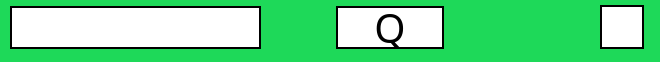
       <widget class="QWidget" name="key5" native="true">
        <property name="sizePolicy">
         <sizepolicy hsizetype="Preferred" vsizetype="Fixed">
          <horstretch>0</horstretch>
          <verstretch>0</verstretch>
         </sizepolicy>
        </property>
        <property name="minimumSize">
         <size>
          <width>0</width>
          <height>55</height>
         </size>
        </property>
        <property name="maximumSize">
         <size>
          <width>16777215</width>
          <height>90</height>
         </size>
        </property>
        <property name="cursor">
         <cursorShape>PointingHandCursor</cursorShape>
        </property>
        <property name="styleSheet">
         <string notr="true">background-color: rgb(30, 217, 89);
</string>
        </property>
        <widget class="QLineEdit" name="game_command5">
         <property name="geometry">
          <rect>
           <x>10</x>
           <y>6</y>
           <width>251</width>
           <height>43</height>
          </rect>
         </property>
         <property name="sizePolicy">
          <sizepolicy hsizetype="Expanding" vsizetype="Preferred">
           <horstretch>0</horstretch>
           <verstretch>0</verstretch>
          </sizepolicy>
         </property>
         <property name="minimumSize">
          <size>
           <width>0</width>
           <height>43</height>
          </size>
         </property>
         <property name="maximumSize">
          <size>
           <width>16777215</width>
           <height>16777215</height>
          </size>
         </property>
         <property name="font">
          <font>
           <family>Berlin Sans FB</family>
           <pointsize>20</pointsize>
          </font>
         </property>
         <property name="styleSheet">
          <string notr="true">background-color: rgb(255, 255, 255);
color: rgb(0, 0, 0);
border-style: solid;
border-width: 2px;
border-color: black;</string>
         </property>
         <property name="inputMask">
          <string notr="true"/>
         </property>
         <property name="maxLength">
          <number>16</number>
         </property>
        </widget>
        <widget class="QLabel" name="key_5_name">
         <property name="geometry">
          <rect>
           <x>336</x>
           <y>6</y>
           <width>108</width>
           <height>43</height>
          </rect>
         </property>
         <property name="font">
          <font>
           <family>Berlin Sans FB</family>
           <pointsize>30</pointsize>
          </font>
         </property>
         <property name="styleSheet">
          <string notr="true">background-color: rgb(255, 255, 255);
border-style: solid;
border-width: 2px;
border-color: black;</string>
         </property>
         <property name="text">
          <string>Q</string>
         </property>
         <property name="alignment">
          <set>Qt::AlignCenter</set>
         </property>
        </widget>
        <widget class="QCheckBox" name="checkBox_Q">
         <property name="geometry">
          <rect>
           <x>600</x>
           <y>2</y>
           <width>51</width>
           <height>51</height>
          </rect>
         </property>
         <property name="styleSheet">
          <string notr="true">QCheckBox::indicator {
     width: 40px;
     height: 40px;
	border-style: solid;
    border-width: 2px;
    border-color: black;
}

QCheckBox::indicator:checked {
  background-color: rgb(7, 113, 240);
}
QCheckBox::indicator:unchecked {
    background-color: rgb(255, 255, 255);
}
</string>
         </property>
         <property name="text">
          <string/>
         </property>
         <property name="iconSize">
          <size>
           <width>23</width>
           <height>28</height>
          </size>
         </property>
         <property name="checkable">
          <bool>true</bool>
         </property>
        </widget>
       </widget>
